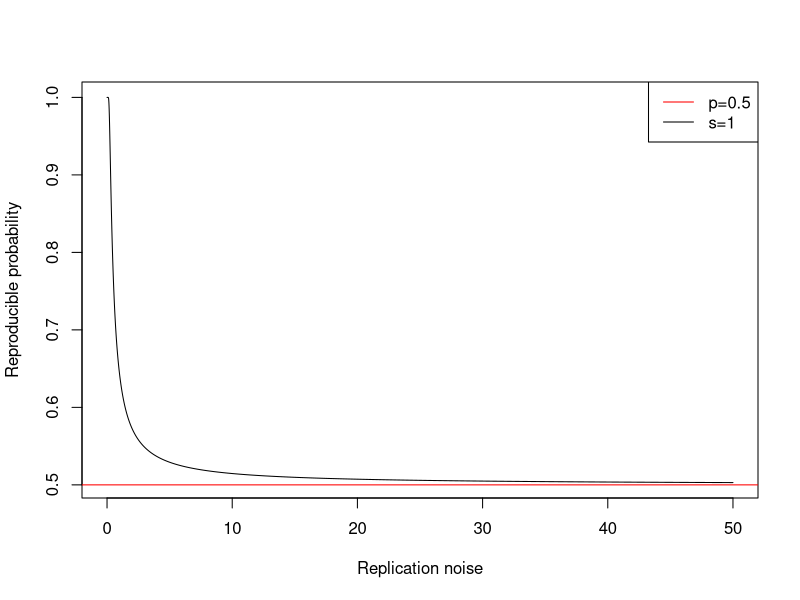

Reproduce this figure in R.
x<-seq(0,50,by=0.01)
y<-pnorm((2.32625-1.95996)/x)
plot(x,y,type="l",xlab="Replication noise",ylab="Reproducible probability")
abline(h=0.5,col="Red")
legend("topright",
       legend=c("p=0.5","s=1"),
       col=c("red","black"),
       lty=c(1,1))
